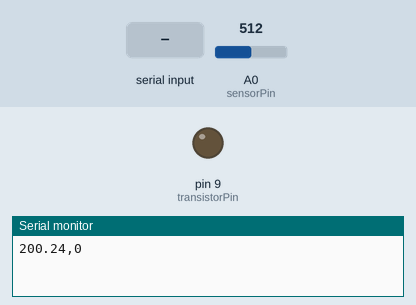
Simulated run of this sketch. Board: Arduino Uno, built with avr-gcc and run on an emulated ATmega328P. On the bench: output pins drawn as LEDs (lit = HIGH), the last lines printed to the serial monitor. The inputs (shaded band) are chosen by the test bench; at power-on: A0 (sensorPin) = 512.

Above: at 1.2 s.
1.3 s: "90,45\n" received over Serial
At 2.0 s:
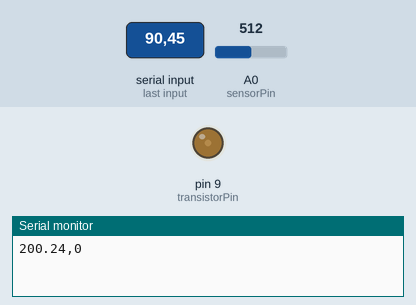
3.8 s: "30,150\n" received over Serial
At 4.6 s:
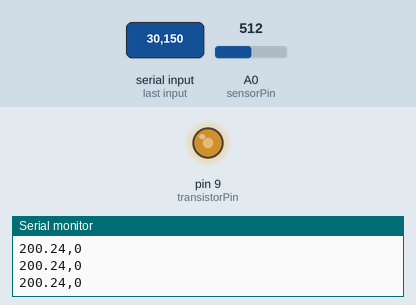
6.3 s: "200\n" received over Serial
At 6.9 s:
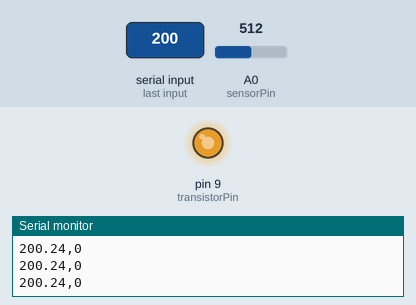
Timing chart, 0 to 9.3 s (numbered marks = the images above; inputs shaded):
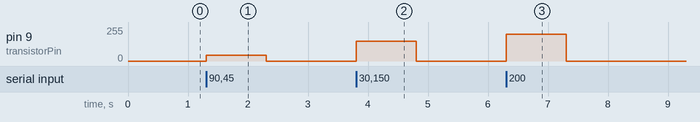

The sketch:

LCT_MalhaAberta_SetpointComp_ARD.ino
```cpp
int transistorPin = 9;   // Pino PWM conectado ao transistor
int sensorPin = A0;      // Pino analógico conectado ao sensor de temperatura
float temperaturaAtual = 0;
int pwmValue = 0;
unsigned long lastSampleTime = 0;
const unsigned long sampleInterval = 1000;  // Intervalo entre amostras (1 segundo)

void setup() {
  pinMode(transistorPin, OUTPUT);
  Serial.begin(9600);
}

void loop() {
  // Verifica se há dados disponíveis do Python
  if (Serial.available() > 0) {
    pwmValue = Serial.parseInt();  // Recebe o valor de PWM enviado pelo Python
    analogWrite(transistorPin, pwmValue);  // Aplica o valor de PWM ao aquecedor
  }

  // Controla o intervalo de amostragem para evitar leituras rápidas demais
  if (millis() - lastSampleTime >= sampleInterval) {
    lastSampleTime = millis();  // Atualiza o tempo da última amostra

    // Lê a temperatura atual do sensor
    temperaturaAtual = lerTemperatura();

    // Envia a temperatura e o valor de PWM para o Python
    Serial.print(temperaturaAtual);
    Serial.print(",");
    Serial.println(pwmValue);
  }
}

// Função para ler a temperatura do sensor
float lerTemperatura() {
  int sensorValue = analogRead(sensorPin);  // Lê o valor analógico do sensor
  float voltage = sensorValue * (5.0 / 1023.0);  // Converte o valor lido para tensão
  return (voltage - 0.5) * 100.0;  // Converte a tensão para temperatura em Celsius (ajuste para seu sensor)
}
```

Measured:
- after the input at 1.3 s, pin 9 (transistorPin): 0/255 → 45/255 at once, → 0/255 1.0 s later
- after the input at 3.8 s, pin 9 (transistorPin): 0/255 → 150/255 at once, → 0/255 1.0 s later
- after the input at 6.3 s, pin 9 (transistorPin): 0/255 → 200/255 at once, → 0/255 1.0 s later
